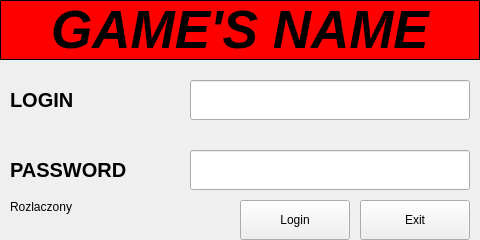
<?xml version="1.0" encoding="UTF-8"?>
<ui version="4.0">
 <class>loginLauncher</class>
 <widget class="QWidget" name="loginLauncher">
  <property name="geometry">
   <rect>
    <x>0</x>
    <y>0</y>
    <width>480</width>
    <height>240</height>
   </rect>
  </property>
  <property name="windowTitle">
   <string>Form</string>
  </property>
  <widget class="QLineEdit" name="password">
   <property name="geometry">
    <rect>
     <x>190</x>
     <y>150</y>
     <width>280</width>
     <height>40</height>
    </rect>
   </property>
   <property name="font">
    <font>
     <pointsize>15</pointsize>
    </font>
   </property>
   <property name="inputMask">
    <string/>
   </property>
   <property name="text">
    <string/>
   </property>
   <property name="maxLength">
    <number>30</number>
   </property>
   <property name="echoMode">
    <enum>QLineEdit::Password</enum>
   </property>
  </widget>
  <widget class="QLabel" name="label1">
   <property name="geometry">
    <rect>
     <x>0</x>
     <y>0</y>
     <width>480</width>
     <height>60</height>
    </rect>
   </property>
   <property name="palette">
    <palette>
     <active>
      <colorrole role="Base">
       <brush brushstyle="SolidPattern">
        <color alpha="255">
         <red>255</red>
         <green>255</green>
         <blue>255</blue>
        </color>
       </brush>
      </colorrole>
      <colorrole role="Window">
       <brush brushstyle="SolidPattern">
        <color alpha="255">
         <red>255</red>
         <green>0</green>
         <blue>0</blue>
        </color>
       </brush>
      </colorrole>
     </active>
     <inactive>
      <colorrole role="Base">
       <brush brushstyle="SolidPattern">
        <color alpha="255">
         <red>255</red>
         <green>255</green>
         <blue>255</blue>
        </color>
       </brush>
      </colorrole>
      <colorrole role="Window">
       <brush brushstyle="SolidPattern">
        <color alpha="255">
         <red>255</red>
         <green>0</green>
         <blue>0</blue>
        </color>
       </brush>
      </colorrole>
     </inactive>
     <disabled>
      <colorrole role="Base">
       <brush brushstyle="SolidPattern">
        <color alpha="255">
         <red>255</red>
         <green>0</green>
         <blue>0</blue>
        </color>
       </brush>
      </colorrole>
      <colorrole role="Window">
       <brush brushstyle="SolidPattern">
        <color alpha="255">
         <red>255</red>
         <green>0</green>
         <blue>0</blue>
        </color>
       </brush>
      </colorrole>
     </disabled>
    </palette>
   </property>
   <property name="font">
    <font>
     <pointsize>40</pointsize>
     <weight>75</weight>
     <italic>true</italic>
     <bold>true</bold>
     <underline>false</underline>
     <strikeout>false</strikeout>
     <stylestrategy>PreferAntialias</stylestrategy>
     <kerning>false</kerning>
    </font>
   </property>
   <property name="autoFillBackground">
    <bool>true</bool>
   </property>
   <property name="frameShape">
    <enum>QFrame::Box</enum>
   </property>
   <property name="text">
    <string notr="true">GAME'S NAME</string>
   </property>
   <property name="scaledContents">
    <bool>false</bool>
   </property>
   <property name="alignment">
    <set>Qt::AlignCenter</set>
   </property>
   <property name="textInteractionFlags">
    <set>Qt::NoTextInteraction</set>
   </property>
  </widget>
  <widget class="QLabel" name="label4">
   <property name="geometry">
    <rect>
     <x>10</x>
     <y>200</y>
     <width>220</width>
     <height>16</height>
    </rect>
   </property>
   <property name="text">
    <string>Rozlaczony</string>
   </property>
   <property name="alignment">
    <set>Qt::AlignLeading|Qt::AlignLeft|Qt::AlignTop</set>
   </property>
  </widget>
  <widget class="QLineEdit" name="login">
   <property name="geometry">
    <rect>
     <x>190</x>
     <y>80</y>
     <width>280</width>
     <height>40</height>
    </rect>
   </property>
   <property name="font">
    <font>
     <pointsize>15</pointsize>
    </font>
   </property>
   <property name="inputMask">
    <string/>
   </property>
   <property name="text">
    <string/>
   </property>
   <property name="maxLength">
    <number>30</number>
   </property>
  </widget>
  <widget class="QPushButton" name="exit">
   <property name="geometry">
    <rect>
     <x>360</x>
     <y>200</y>
     <width>110</width>
     <height>40</height>
    </rect>
   </property>
   <property name="text">
    <string>Exit</string>
   </property>
  </widget>
  <widget class="QLabel" name="label2">
   <property name="geometry">
    <rect>
     <x>10</x>
     <y>80</y>
     <width>150</width>
     <height>40</height>
    </rect>
   </property>
   <property name="font">
    <font>
     <pointsize>15</pointsize>
     <weight>75</weight>
     <italic>false</italic>
     <bold>true</bold>
    </font>
   </property>
   <property name="text">
    <string notr="true">LOGIN</string>
   </property>
   <property name="alignment">
    <set>Qt::AlignLeading|Qt::AlignLeft|Qt::AlignVCenter</set>
   </property>
  </widget>
  <widget class="QPushButton" name="play">
   <property name="enabled">
    <bool>true</bool>
   </property>
   <property name="geometry">
    <rect>
     <x>240</x>
     <y>200</y>
     <width>110</width>
     <height>40</height>
    </rect>
   </property>
   <property name="text">
    <string>Login</string>
   </property>
  </widget>
  <widget class="QLabel" name="label3">
   <property name="geometry">
    <rect>
     <x>10</x>
     <y>150</y>
     <width>150</width>
     <height>40</height>
    </rect>
   </property>
   <property name="font">
    <font>
     <pointsize>15</pointsize>
     <weight>75</weight>
     <italic>false</italic>
     <bold>true</bold>
    </font>
   </property>
   <property name="text">
    <string notr="true">PASSWORD</string>
   </property>
   <property name="alignment">
    <set>Qt::AlignLeading|Qt::AlignLeft|Qt::AlignVCenter</set>
   </property>
  </widget>
  <widget class="QLabel" name="label5">
   <property name="geometry">
    <rect>
     <x>10</x>
     <y>220</y>
     <width>220</width>
     <height>16</height>
    </rect>
   </property>
   <property name="text">
    <string/>
   </property>
   <property name="alignment">
    <set>Qt::AlignLeading|Qt::AlignLeft|Qt::AlignTop</set>
   </property>
  </widget>
 </widget>
 <tabstops>
  <tabstop>login</tabstop>
  <tabstop>password</tabstop>
  <tabstop>play</tabstop>
  <tabstop>exit</tabstop>
 </tabstops>
 <resources/>
 <connections/>
</ui>
